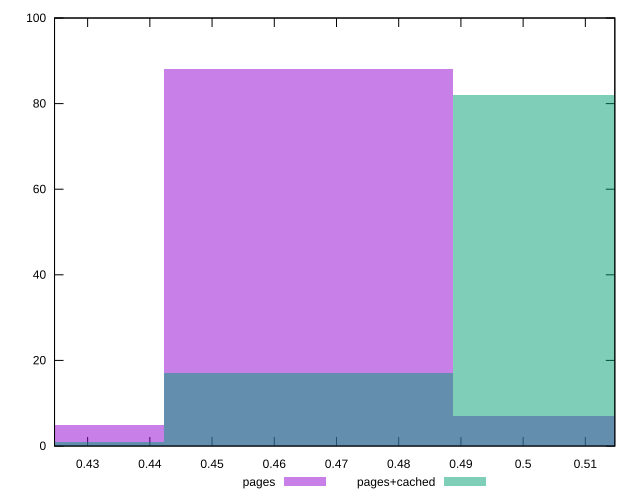

Source code (gnuplot):
reset

$pages <<EOF
0.4654980250180686 88
0.5120478275198754 7
0.41894822251626174 5
EOF

$pagesCached <<EOF
0.41894822251626174 1
0.4654980250180686 17
0.5120478275198754 82
EOF

set key outside below
set boxwidth 0.04654980250180686
set xrange [0.42467893186738165:0.5147377674396766]
set yrange [0:100]
set trange [0:100]
set style fill transparent solid 0.5 noborder
set terminal svg size 640, 500 enhanced background rgb 'white'
set output "report_00018_2021-02-10T15-25-16.877Z/meta/pScore/comparison/histogram/0_vs_1.svg"

plot $pages title "pages" with boxes, \
     $pagesCached title "pages+cached" with boxes

reset
